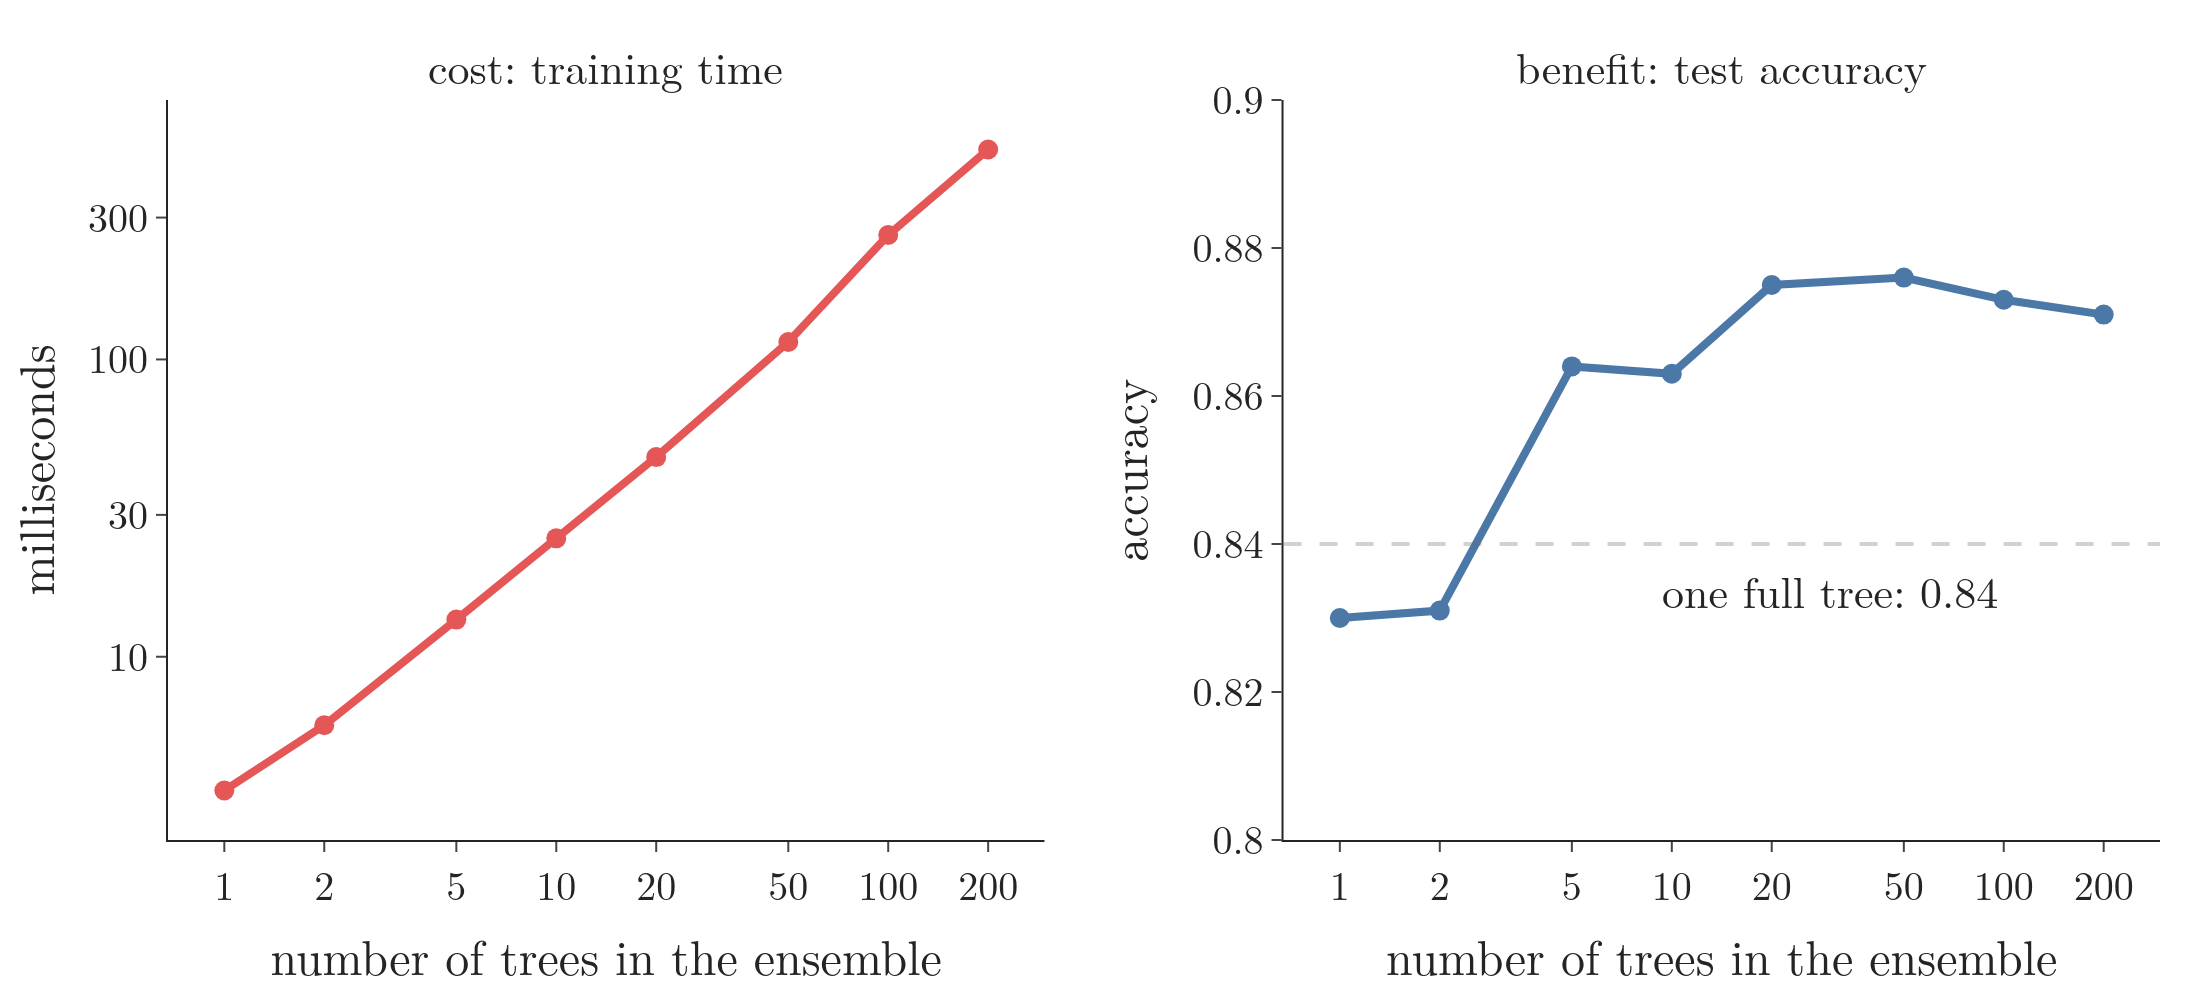

The Python source for this figure:
"""Section 6: the cost and the benefit of an ensemble, on the two-moons split of why_it_works.py.
A bagging ensemble of full-depth trees with 1 to 200 trees. Left: training time (fastest of 5 runs) grows with the
number of trees. Right: test accuracy, averaged over 5 seeds, rises above the single tree and then levels off.
Run: python cost_benefit.py  -> cost_benefit.png (Plotly)"""
import time
from pathlib import Path

import numpy as np
import plotly.graph_objects as go
from plotly.subplots import make_subplots
from sklearn.datasets import make_moons
from sklearn.ensemble import BaggingClassifier
from sklearn.model_selection import train_test_split
from sklearn.tree import DecisionTreeClassifier

HERE = Path(__file__).parent
X, y = make_moons(n_samples=400, noise=0.35, random_state=0)
X_tr, X_te, y_tr, y_te = train_test_split(X, y, test_size=0.5, random_state=0)
ns = [1, 2, 5, 10, 20, 50, 100, 200]
secs, acc = [], []
BaggingClassifier(DecisionTreeClassifier(), n_estimators=5).fit(X_tr, y_tr)        # warm-up, so run 1 is not slower
for n in ns:
    t, a = [], []
    for s in range(5):
        start = time.perf_counter()
        m = BaggingClassifier(DecisionTreeClassifier(), n_estimators=n, random_state=s).fit(X_tr, y_tr)
        t.append(time.perf_counter() - start)
        a.append(m.score(X_te, y_te))
    secs.append(min(t))
    acc.append(np.mean(a))
single = DecisionTreeClassifier(random_state=0).fit(X_tr, y_tr).score(X_te, y_te)
print("seconds", np.round(secs, 4), "accuracy", np.round(acc, 3), "single tree", single)
assert secs[-1] > 20 * secs[0]                                   # cost grows with the number of models
assert min(acc[4:]) > acc[0] + 0.03 and max(acc[4:]) - min(acc[4:]) < 0.01   # gain, then a plateau

fig = make_subplots(1, 2, horizontal_spacing=0.12, subplot_titles=("cost: training time", "benefit: test accuracy"))
fig.add_trace(go.Scatter(x=ns, y=np.array(secs) * 1000, mode="lines+markers", line=dict(color="#E45756", width=4),
                         marker=dict(size=10), showlegend=False), 1, 1)
fig.add_trace(go.Scatter(x=ns, y=acc, mode="lines+markers", line=dict(color="#4C78A8", width=4),
                         marker=dict(size=10), showlegend=False), 1, 2)
fig.add_hline(y=single, line=dict(color="#6B6B6B", dash="dash", width=2), row=1, col=2)
fig.add_annotation(x=np.log10(30), y=single - 0.006, xref="x2", yref="y2", text=f"one full tree: {single:.2f}",
                   showarrow=False, font_size=18)
fig.update_xaxes(type="log", title="number of trees in the ensemble", tickvals=ns)
fig.update_yaxes(type="log", title="milliseconds", tickvals=[10, 30, 100, 300, 1000], col=1)
fig.update_yaxes(title="accuracy", range=[0.8, 0.9], col=2)
fig.update_annotations(font_size=22)
fig.update_layout(template="simple_white", width=1100, height=500, font=dict(family="Latin Modern Roman", size=20),
                  margin=dict(l=70, r=20, t=50, b=70))
fig.write_image(HERE / "cost_benefit.png", scale=2)
fig.write_image(HERE / "cost_benefit.pdf")
